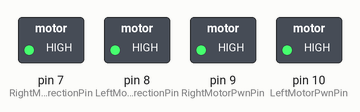
Simulated run of this sketch. Board: Arduino Uno, built with avr-gcc and run on an emulated ATmega328P. Shown: switched loads named in the sketch (green lamp = pin HIGH).

Above: at 2.5 s.
At 6.2 s:
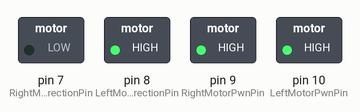
At 8.5 s:
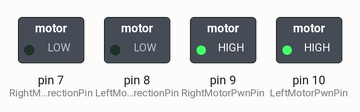
At 10.0 s:
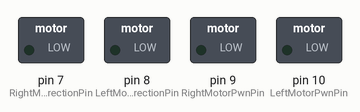
Timing chart, 0 to 13.7 s (numbered marks = the images above):
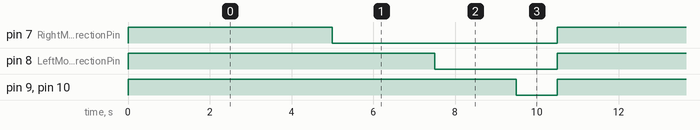

Measured:
- by itself, pin 7 (RightMotorDirectionPin): alternates HIGH for 5.0 s and LOW for 5.5 s
- by itself, pin 8 (LeftMotorDirectionPin): alternates HIGH for 7.5 s and LOW for 3.0 s
- by itself, pin 9 (RightMotorPwnPin), pin 10 (LeftMotorPwnPin): alternates HIGH for 9.5 s and LOW for 1.0 s

The sketch:

MOSFET_controller_field_rotation_test.ino
```cpp
int RightMotorDirectionPin = 7;
int RightMotorPwnPin = 9;
int LeftMotorDirectionPin = 8;
int LeftMotorPwnPin = 10;

// states:
// 0 - stopped
// positive values up to 99 - moving forward
// negative values down to -99 - moving backwards
int RightMotorState = 0;
int LeftMotorState = 0;

void setup() {

  pinMode(RightMotorDirectionPin, OUTPUT);
  pinMode(RightMotorPwnPin, OUTPUT);
  pinMode(LeftMotorDirectionPin, OUTPUT);
  pinMode(LeftMotorPwnPin, OUTPUT);

  analogWrite(RightMotorPwnPin, 0);
  analogWrite(LeftMotorPwnPin, 0);
}

void loop() {


  // move forward for 5 seconds
  digitalWrite(LeftMotorDirectionPin, HIGH);
  analogWrite(LeftMotorPwnPin, 255);
  digitalWrite(RightMotorDirectionPin, HIGH);
  analogWrite(RightMotorPwnPin, 255);
  delay(5000);


  // turn right
  digitalWrite(LeftMotorDirectionPin, HIGH);
  analogWrite(LeftMotorPwnPin, 255);
  digitalWrite(RightMotorDirectionPin, LOW);
  analogWrite(RightMotorPwnPin, 255);
  delay(2500);


  // go backwards a little
  digitalWrite(LeftMotorDirectionPin, LOW);
  analogWrite(LeftMotorPwnPin, 255);
  digitalWrite(RightMotorDirectionPin, LOW);
  analogWrite(RightMotorPwnPin, 255);
  delay(2000);


  // stop for a sec
  analogWrite(LeftMotorPwnPin, 0);
  analogWrite(RightMotorPwnPin, 0);
  delay(1000);

}
```
